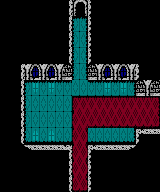

A level layout from a 2D game, rendered from its tile map. Below: a short description, then the map file with its tile-grid data intact:
An orthogonal 20x12 tile map with 8x16 px tiles, 1 tile layer (Tile Layer 1), 4 tilesets.

<map version="1.10" tiledversion="1.11.2" orientation="orthogonal" renderorder="right-down" width="20" height="12" tilewidth="8" tileheight="16" infinite="0" nextlayerid="2" nextobjectid="1">
 <tileset firstgid="1" name="castle_stone" tilewidth="8" tileheight="16" tilecount="20" columns="20">
  <image source="../gfx/tiles/castle_stone.png" width="160" height="16" />
 </tileset>
 <tileset firstgid="21" name="castle_tile" tilewidth="8" tileheight="16" tilecount="15" columns="15">
  <image source="../gfx/tiles/castle_tile.png" width="120" height="16" />
 </tileset>
 <tileset firstgid="36" name="castle_carpet" tilewidth="8" tileheight="16" tilecount="11" columns="11">
  <image source="../gfx/tiles/castle_carpet.png" width="88" height="16" />
 </tileset>
 <tileset firstgid="47" name="castle_tables" tilewidth="8" tileheight="16" tilecount="16" columns="16">
  <image source="../gfx/tiles/castle_tables.png" width="128" height="16" />
 </tileset>
 <layer id="1" name="Tile Layer 1" width="20" height="12">
  <data>
   <tile gid="9" />
   <tile gid="9" />
   <tile gid="9" />
   <tile gid="9" />
   <tile gid="9" />
   <tile gid="9" />
   <tile gid="9" />
   <tile gid="9" />
   <tile gid="4" />
   <tile gid="12" />
   <tile gid="13" />
   <tile gid="5" />
   <tile gid="9" />
   <tile gid="9" />
   <tile gid="9" />
   <tile gid="9" />
   <tile gid="9" />
   <tile gid="9" />
   <tile gid="9" />
   <tile gid="9" />
   <tile gid="9" />
   <tile gid="9" />
   <tile gid="9" />
   <tile gid="9" />
   <tile gid="9" />
   <tile gid="9" />
   <tile gid="9" />
   <tile gid="9" />
   <tile gid="4" />
   <tile gid="22" />
   <tile gid="24" />
   <tile gid="5" />
   <tile gid="9" />
   <tile gid="9" />
   <tile gid="9" />
   <tile gid="9" />
   <tile gid="9" />
   <tile gid="9" />
   <tile gid="9" />
   <tile gid="9" />
   <tile gid="9" />
   <tile gid="9" />
   <tile gid="9" />
   <tile gid="9" />
   <tile gid="9" />
   <tile gid="9" />
   <tile gid="9" />
   <tile gid="9" />
   <tile gid="4" />
   <tile gid="25" />
   <tile gid="26" />
   <tile gid="5" />
   <tile gid="9" />
   <tile gid="9" />
   <tile gid="9" />
   <tile gid="9" />
   <tile gid="9" />
   <tile gid="9" />
   <tile gid="9" />
   <tile gid="9" />
   <tile gid="9" />
   <tile gid="9" />
   <tile gid="9" />
   <tile gid="9" />
   <tile gid="9" />
   <tile gid="9" />
   <tile gid="9" />
   <tile gid="9" />
   <tile gid="4" />
   <tile gid="25" />
   <tile gid="26" />
   <tile gid="5" />
   <tile gid="9" />
   <tile gid="9" />
   <tile gid="9" />
   <tile gid="9" />
   <tile gid="9" />
   <tile gid="9" />
   <tile gid="9" />
   <tile gid="9" />
   <tile gid="9" />
   <tile gid="9" />
   <tile gid="4" />
   <tile gid="2" />
   <tile gid="3" />
   <tile gid="2" />
   <tile gid="3" />
   <tile gid="2" />
   <tile gid="1" />
   <tile gid="25" />
   <tile gid="26" />
   <tile gid="1" />
   <tile gid="2" />
   <tile gid="3" />
   <tile gid="2" />
   <tile gid="3" />
   <tile gid="2" />
   <tile gid="5" />
   <tile gid="9" />
   <tile gid="9" />
   <tile gid="9" />
   <tile gid="9" />
   <tile gid="4" />
   <tile gid="22" />
   <tile gid="30" />
   <tile gid="23" />
   <tile gid="30" />
   <tile gid="23" />
   <tile gid="23" />
   <tile gid="21" />
   <tile gid="21" />
   <tile gid="23" />
   <tile gid="23" />
   <tile gid="30" />
   <tile gid="23" />
   <tile gid="30" />
   <tile gid="24" />
   <tile gid="1" />
   <tile gid="2" />
   <tile gid="1" />
   <tile gid="9" />
   <tile gid="9" />
   <tile gid="4" />
   <tile gid="25" />
   <tile gid="21" />
   <tile gid="21" />
   <tile gid="21" />
   <tile gid="21" />
   <tile gid="21" />
   <tile gid="37" />
   <tile gid="38" />
   <tile gid="38" />
   <tile gid="38" />
   <tile gid="38" />
   <tile gid="38" />
   <tile gid="38" />
   <tile gid="38" />
   <tile gid="38" />
   <tile gid="38" />
   <tile gid="39" />
   <tile gid="9" />
   <tile gid="9" />
   <tile gid="4" />
   <tile gid="25" />
   <tile gid="21" />
   <tile gid="21" />
   <tile gid="21" />
   <tile gid="21" />
   <tile gid="21" />
   <tile gid="40" />
   <tile gid="36" />
   <tile gid="43" />
   <tile gid="43" />
   <tile gid="43" />
   <tile gid="43" />
   <tile gid="43" />
   <tile gid="43" />
   <tile gid="43" />
   <tile gid="43" />
   <tile gid="44" />
   <tile gid="9" />
   <tile gid="9" />
   <tile gid="4" />
   <tile gid="27" />
   <tile gid="31" />
   <tile gid="28" />
   <tile gid="31" />
   <tile gid="28" />
   <tile gid="28" />
   <tile gid="40" />
   <tile gid="41" />
   <tile gid="28" />
   <tile gid="28" />
   <tile gid="28" />
   <tile gid="28" />
   <tile gid="28" />
   <tile gid="29" />
   <tile gid="6" />
   <tile gid="7" />
   <tile gid="7" />
   <tile gid="9" />
   <tile gid="9" />
   <tile gid="9" />
   <tile gid="10" />
   <tile gid="7" />
   <tile gid="7" />
   <tile gid="7" />
   <tile gid="7" />
   <tile gid="8" />
   <tile gid="40" />
   <tile gid="41" />
   <tile gid="6" />
   <tile gid="7" />
   <tile gid="7" />
   <tile gid="7" />
   <tile gid="7" />
   <tile gid="11" />
   <tile gid="9" />
   <tile gid="9" />
   <tile gid="9" />
   <tile gid="9" />
   <tile gid="9" />
   <tile gid="9" />
   <tile gid="9" />
   <tile gid="9" />
   <tile gid="9" />
   <tile gid="9" />
   <tile gid="9" />
   <tile gid="4" />
   <tile gid="40" />
   <tile gid="41" />
   <tile gid="5" />
   <tile gid="9" />
   <tile gid="9" />
   <tile gid="9" />
   <tile gid="9" />
   <tile gid="9" />
   <tile gid="9" />
   <tile gid="9" />
   <tile gid="9" />
   <tile gid="9" />
   <tile gid="9" />
   <tile gid="9" />
   <tile gid="9" />
   <tile gid="9" />
   <tile gid="9" />
   <tile gid="9" />
   <tile gid="9" />
   <tile gid="4" />
   <tile gid="42" />
   <tile gid="44" />
   <tile gid="5" />
   <tile gid="9" />
   <tile gid="9" />
   <tile gid="9" />
   <tile gid="9" />
   <tile gid="9" />
   <tile gid="9" />
   <tile gid="9" />
   <tile gid="9" />
  </data>
 </layer>
</map>
